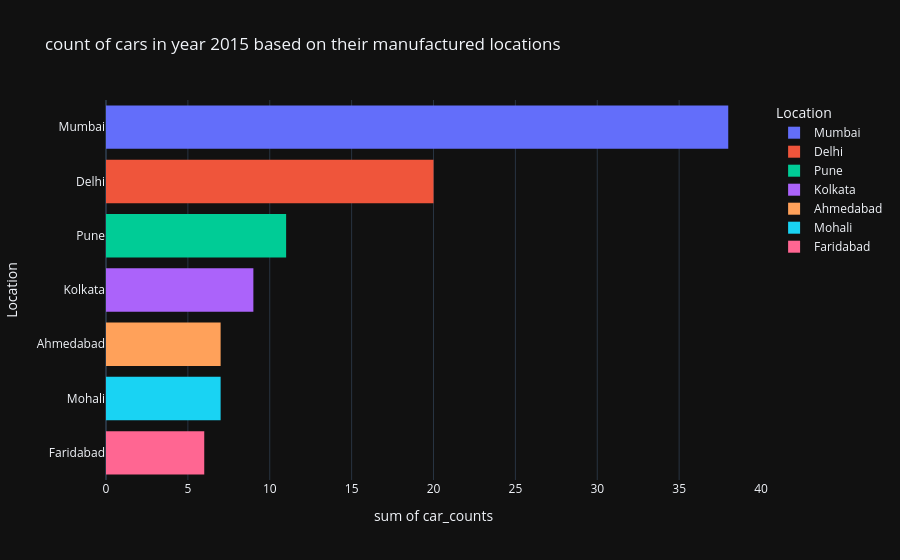

The cell this chart's notebook holds for it:
### Code cell
location_bar = px.histogram(
    top_locations,
    x="car_counts",
    y="Location",
    color="Location",
    orientation="h",
    title="count of cars in year 2015 based on their manufactured locations",
    template="plotly_dark",
)

location_bar.show(config=CHART_CONFIG)

### Figure 1 — Plotly figure (JSON) as saved in the notebook; plotly's stock layout.template omitted (floating-point values rounded to 4 significant figures)
{"data": [{"bingroup": "y", "histfunc": "sum", "hovertemplate": "Location=%{y}<br>sum of car_counts=%{x}<extra></extra>", "legendgroup": "Mumbai", "marker": {"color": "#636efa", "pattern": {"shape": ""}}, "name": "Mumbai", "orientation": "h", "showlegend": true, "type": "histogram", "x": [38], "xaxis": "x", "y": ["Mumbai"], "yaxis": "y"}, {"bingroup": "y", "histfunc": "sum", "hovertemplate": "Location=%{y}<br>sum of car_counts=%{x}<extra></extra>", "legendgroup": "Delhi", "marker": {"color": "#EF553B", "pattern": {"shape": ""}}, "name": "Delhi", "orientation": "h", "showlegend": true, "type": "histogram", "x": [20], "xaxis": "x", "y": ["Delhi"], "yaxis": "y"}, {"bingroup": "y", "histfunc": "sum", "hovertemplate": "Location=%{y}<br>sum of car_counts=%{x}<extra></extra>", "legendgroup": "Pune", "marker": {"color": "#00cc96", "pattern": {"shape": ""}}, "name": "Pune", "orientation": "h", "showlegend": true, "type": "histogram", "x": [11], "xaxis": "x", "y": ["Pune"], "yaxis": "y"}, {"bingroup": "y", "histfunc": "sum", "hovertemplate": "Location=%{y}<br>sum of car_counts=%{x}<extra></extra>", "legendgroup": "Kolkata", "marker": {"color": "#ab63fa", "pattern": {"shape": ""}}, "name": "Kolkata", "orientation": "h", "showlegend": true, "type": "histogram", "x": [9], "xaxis": "x", "y": ["Kolkata"], "yaxis": "y"}, {"bingroup": "y", "histfunc": "sum", "hovertemplate": "Location=%{y}<br>sum of car_counts=%{x}<extra></extra>", "legendgroup": "Ahmedabad", "marker": {"color": "#FFA15A", "pattern": {"shape": ""}}, "name": "Ahmedabad", "orientation": "h", "showlegend": true, "type": "histogram", "x": [7], "xaxis": "x", "y": ["Ahmedabad"], "yaxis": "y"}, {"bingroup": "y", "histfunc": "sum", "hovertemplate": "Location=%{y}<br>sum of car_counts=%{x}<extra></extra>", "legendgroup": "Mohali", "marker": {"color": "#19d3f3", "pattern": {"shape": ""}}, "name": "Mohali", "orientation": "h", "showlegend": true, "type": "histogram", "x": [7], "xaxis": "x", "y": ["Mohali"], "yaxis": "y"}, {"bingroup": "y", "histfunc": "sum", "hovertemplate": "Location=%{y}<br>sum of car_counts=%{x}<extra></extra>", "legendgroup": "Faridabad", "marker": {"color": "#FF6692", "pattern": {"shape": ""}}, "name": "Faridabad", "orientation": "h", "showlegend": true, "type": "histogram", "x": [6], "xaxis": "x", "y": ["Faridabad"], "yaxis": "y"}], "layout": {"barmode": "relative", "legend": {"title": {"text": "Location"}, "tracegroupgap": 0}, "title": {"text": "count of cars in year 2015 based on their manufactured locations"}, "xaxis": {"anchor": "y", "domain": [0, 1], "title": {"text": "sum of car_counts"}}, "yaxis": {"anchor": "x", "categoryarray": ["Faridabad", "Mohali", "Ahmedabad", "Kolkata", "Pune", "Delhi", "Mumbai"], "categoryorder": "array", "domain": [0, 1], "title": {"text": "Location"}}}}
